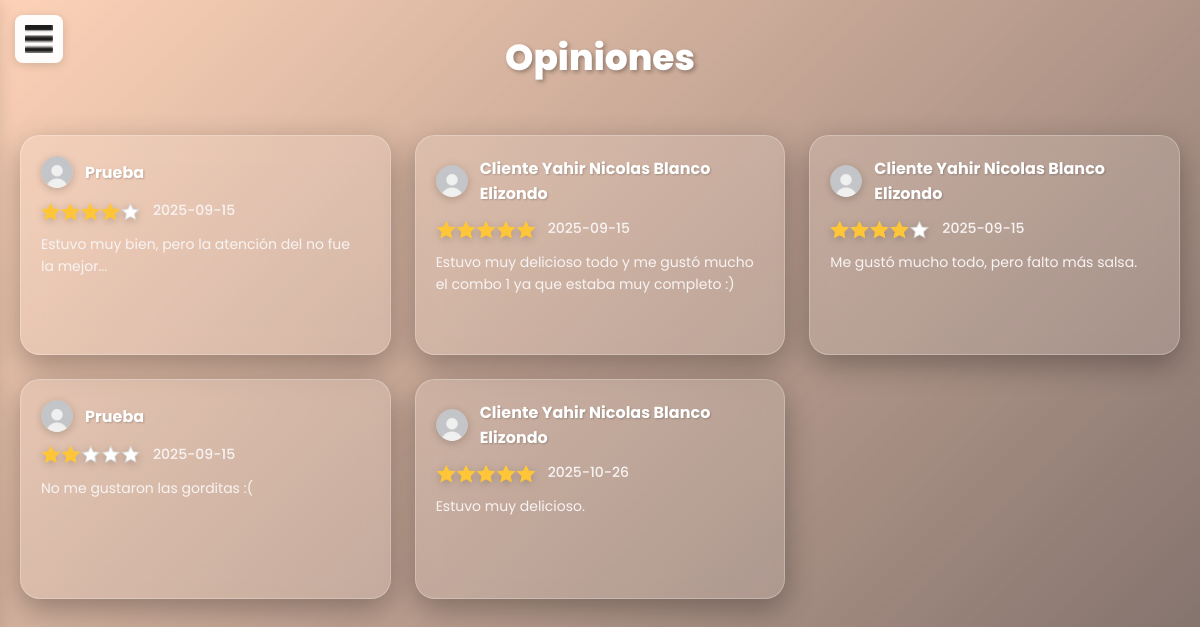
/submenuOpiniones.php (signed in), run on the app's committed database.
### tables this page shows
CREATE TABLE `opiniones` (
  `id_opinion` int(11) NOT NULL,
  `id_usuario` int(11) NOT NULL,
  `id_pedido` int(11) NOT NULL,
  `comentario_opinion` text NOT NULL,
  `calificacion_opinion` int(11) NOT NULL,
  `fecha_opinion` date DEFAULT current_timestamp()
);

CREATE TABLE `usuarios` (
  `id_usuario` int(11) NOT NULL,
  `nom_usuario` varchar(50) NOT NULL,
  `nomcompleto_usuario` varchar(50) NOT NULL,
  `correo_usuario` varchar(50) NOT NULL,
  `pass_usuario` varchar(25) NOT NULL,
  `tel_usuario` varchar(11) NOT NULL,
  `direccion_usuario` text NOT NULL,
  `rol_usuario` varchar(15) NOT NULL,
  `activo_usuario` int(11) NOT NULL,
  `fecha_usuario` date DEFAULT current_timestamp()
);

### submenuOpiniones.php (the view, shortened to what this page needs)
<!DOCTYPE html>
<html lang="en">
<head>
    <link rel="stylesheet" href="css/opiniones.css">
</head>
<body>
    <label class="label-menu" for="menu"><img class="menu-icon" src="images/menu-icon.png"
            alt=""></label>
    <header class="header container">
        <h1>Opiniones</h1>
    </header>
    <section class="menu-grid container">
        <?php
        include 'includes/conexion.php';
        $sql = "SELECT
                    u.nomcompleto_usuario,
                    p.calificacion_opinion,
                    p.fecha_opinion,
                    p.comentario_opinion
                FROM opiniones p
                INNER JOIN usuarios u ON u.id_usuario = p.id_usuario ";
        $result = mysqli_query($conexion, $sql);
        if (mysqli_num_rows($result) > 0) {
            $card = '';
            while ($row = mysqli_fetch_array($result)) {
                $card .= '
                        <div class="card">
                            <div class="card_perfil">
                                <img src="images/logo_userOpinion.png">
                                <p>' . $row["nomcompleto_usuario"] . '</p>
                            </div>
                            <div class="card_inf">
                                <img src="images/logo_' . $row["calificacion_opinion"] . 'e.png">
                                <p>' . $row["fecha_opinion"] . '</p>
                            </div>
                            <p class="card_desc">
                            ' . $row["comentario_opinion"] . '
                            </p>
                        </div>
                        ';
            }
            echo $card;
        }
        ?>
    </section>
</body>
</html>

### css/opiniones.css (style rules this page uses)
* { text-decoration: none; margin: 0; padding: 0; font-family: 'Poppins', sans-serif; color: black; list-style: none; box-sizing: border-box; }
body { background-image: url('../images/antojitos.png'); background-repeat: no-repeat; background-attachment: fixed; background-size: cover; background-position: center; min-height: 100vh; padding-bottom: 40px; }
body::before { content: ""; position: fixed; top: 0; left: 0; width: 100%; height: 100%; background: linear-gradient(135deg, rgba(249, 107, 18, 0.3) 0%, rgba(33, 8, 2, 0.6) 100%); backdrop-filter: blur(5px); z-index: -1; }
html { scroll-behavior: smooth; }
.label-menu { margin: 15px; position: fixed; z-index: 1000; cursor: pointer; background: rgba(255, 255, 255, 0.95); padding: 10px; border-radius: 8px; box-shadow: 0 2px 10px rgba(0, 0, 0, 0.15); transition: all 0.3s ease; }
.menu-icon { width: 28px; height: 28px; display: block; }
h1 { padding: 30px 20px 20px; color: #fff; font-size: clamp(28px, 4vw, 36px); font-weight: 800; text-shadow: 2px 2px 4px rgba(0, 0, 0, 0.3); text-align: center; }
.container { max-width: 1200px; margin: 0 auto; padding: 0 20px; }
.header { text-align: center; }
.menu-grid { margin-top: 30px; display: grid; gap: 24px; grid-template-columns: repeat(auto-fill, minmax(340px, 1fr)); }
.card { position: relative; display: flex; flex-direction: column; background: rgba(255, 255, 255, .12); border: 1px solid rgba(255, 255, 255, .25); backdrop-filter: blur(12px); min-height: 220px; border-radius: 20px; padding: 20px; box-shadow: 0 10px 30px rgba(0, 0, 0, .3); transition: all 0.3s cubic-bezier(0.4, 0, 0.2, 1); }
.card_perfil { display: flex; align-items: center; gap: 12px; margin-bottom: 12px; }
.card_perfil img { width: 32px; height: 32px; border-radius: 50%; box-shadow: 0 2px 8px rgba(0, 0, 0, 0.2); }
.card_perfil p { color: #fff; font-weight: 700; font-size: 16px; text-shadow: 1px 1px 2px rgba(0, 0, 0, 0.2); }
.card_inf { display: flex; align-items: center; gap: 12px; margin-bottom: 12px; }
.card_inf img { width: 100px; height: 20px; filter: drop-shadow(0 2px 4px rgba(0, 0, 0, 0.2)); }
.card_inf p { color: #f8f3f3; font-size: 14px; font-weight: 500; }
.card_desc { color: #f8f3f3; flex: 1; font-size: 14px; line-height: 1.6; overflow-y: auto; overflow-x: hidden; scrollbar-width: thin; scrollbar-color: rgba(255, 255, 255, 0.3) transparent; padding-right: 8px; }

### data on the page
opiniones: id_usuario.nomcompleto_usuario "Prueba", fecha_opinion "2025-09-15", comentario_opinion "Estuvo muy bien, pero la atención del no fue la mejor..."
opiniones: id_usuario.nomcompleto_usuario "Cliente Yahir Nicolas Blanco Elizondo", fecha_opinion "2025-09-15", comentario_opinion "Estuvo muy delicioso todo y me gustó mucho el combo 1 ya que estaba muy completo :)"
opiniones: id_usuario.nomcompleto_usuario "Cliente Yahir Nicolas Blanco Elizondo", fecha_opinion "2025-09-15", comentario_opinion "Me gustó mucho todo, pero falto más salsa."
opiniones: id_usuario.nomcompleto_usuario "Prueba", shows a picture, fecha_opinion "2025-09-15", comentario_opinion "No me gustaron las gorditas :("
opiniones: id_usuario.nomcompleto_usuario "Cliente Yahir Nicolas Blanco Elizondo", fecha_opinion "2025-10-26", comentario_opinion "Estuvo muy delicioso."
